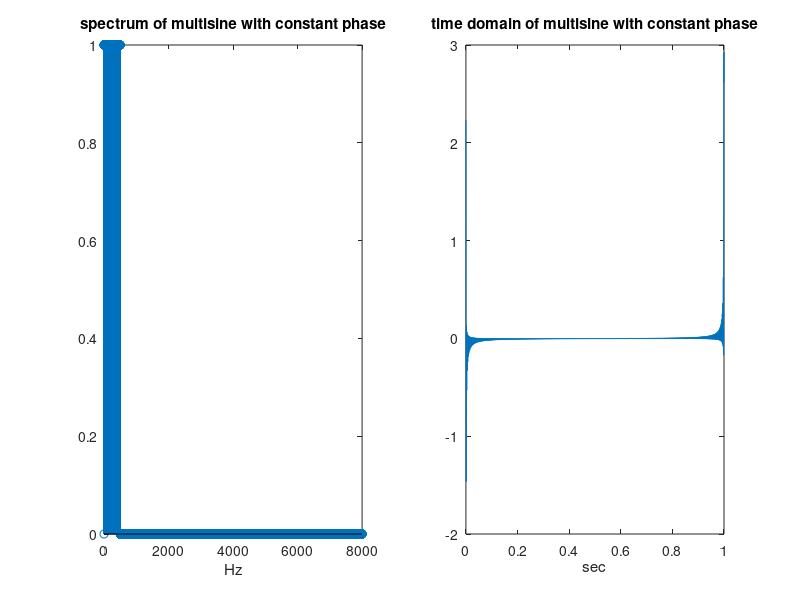

The MATLAB script that drew this image:
%% multisine with constant phase and excitation in analysis band only
fs = 8e3;
f1 = 1; f2 = 500;
fres = 1;
N = fs/fres; 
m = f1:f2; k = abs(f1-f2);
phicst = pi/4 * ones(1,k+1).';
Ak = ones(k+1,1);
X = zeros(N,1);
X(f1+1:fres:f2+1) = Ak.*exp(1j*phicst);

rmsdesired = 0.1;
%X = rmsdesired* X/rms(X);


faxis_Hz = fres * (0:1:N-1);
subplot(1,2,1);stem(faxis_Hz,abs(X));
title('spectrum of multisine with constant phase');xlabel('Hz');

x = N * real(ifft(X));
x = rmsdesired* x/rms(x);
n = 0:N-1; Ts = 1/fs ;t = n*Ts;
subplot(1,2,2);plot(t,x);
title('time domain of multisine with constant phase');xlabel('sec');